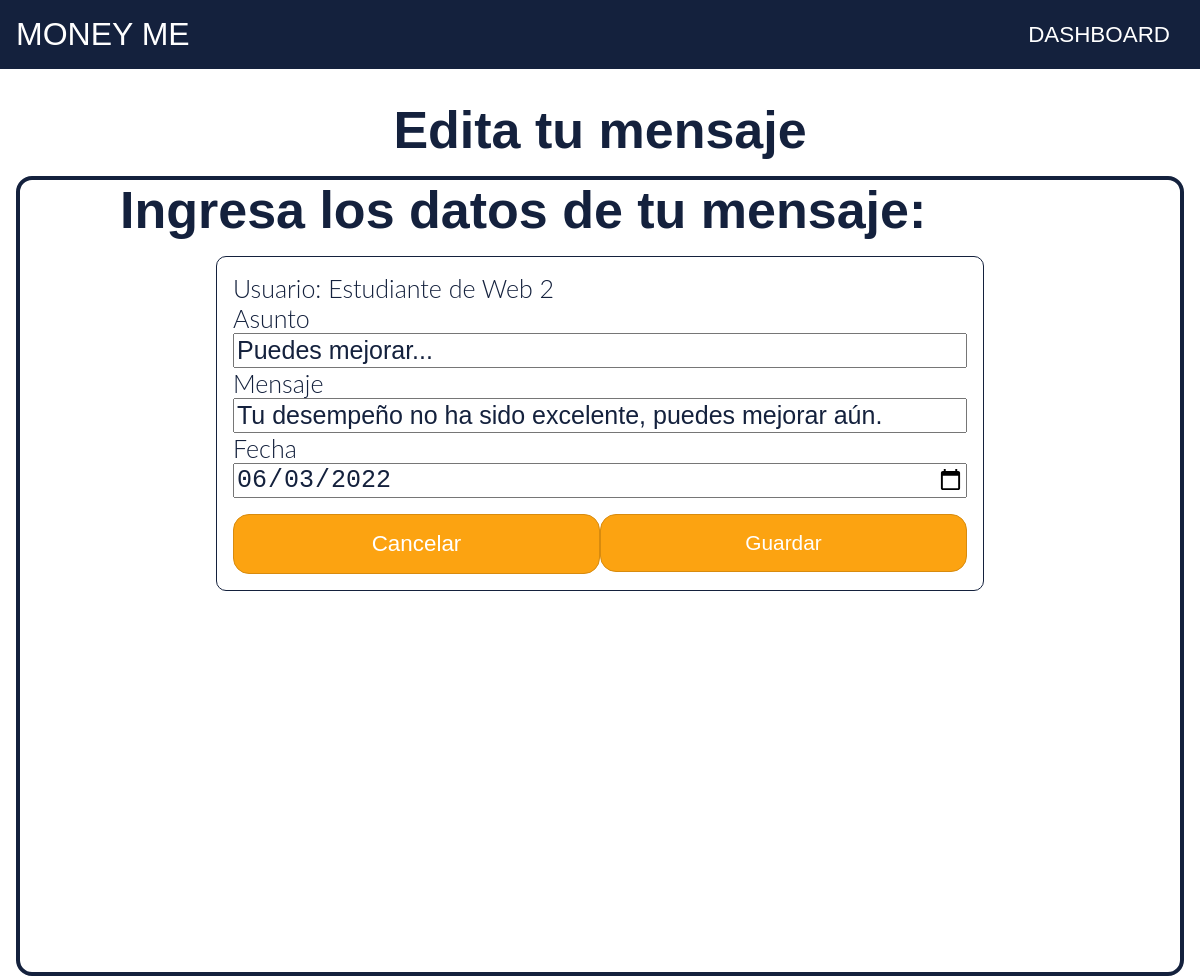
The app's page /edit-mensaje.php?id=2&user_id=2 with its own data.
### tables this page shows
CREATE TABLE `usuarios` (
  `id` int(11) NOT NULL,
  `username` varchar(35) NOT NULL,
  `password` varchar(35) NOT NULL,
  `name` varchar(35) NOT NULL,
  `type` tinyint(4) NOT NULL,
  `admin` tinyint(4) NOT NULL,
  `activo` tinyint(4) NOT NULL
);

CREATE TABLE `mensajes` (
  `id` int(11) NOT NULL,
  `asunto` varchar(35) NOT NULL,
  `mensaje` tinytext NOT NULL,
  `fecha` date NOT NULL,
  `user_id` int(11) NOT NULL,
  `activo` tinyint(4) NOT NULL
);

### edit-mensaje.php (the view, shortened to what this page needs)
<?php
$db = new Database();
$con = $db->conectar();
$id = $_GET['id'];
$user_id = $_GET['user_id'];
$activo = 1;
$query = $con->prepare("SELECT asunto, mensaje, fecha, user_id FROM mensajes WHERE id = :id AND activo=:activo");
$query->execute(['id' => $id, 'activo' => $activo]);
$num = $query->rowCount();
$control_usuarios = $con->prepare("SELECT name FROM usuarios WHERE activo=:mi_activo AND id=:mi_user AND admin = '0' ORDER BY id ASC");
$control_usuarios->execute(['mi_activo' => $activo, 'mi_user' => $user_id]);
$usuario = $control_usuarios->fetch(PDO::FETCH_ASSOC);
if ($num > 0) {
    $row = $query->fetch(PDO::FETCH_ASSOC);
} else {
    header("Location: dashboard-admin.php");
}
?>
<!DOCTYPE html>
<html lang="en">
<head>
    <link rel="stylesheet" href="style.css">
</head>
<body>
    <header>
        <nav class="navbar bg-primary">
            <div class="logo">Money Me</div>
            <ul class="nav-links">
                <div class="menu">
                    <li><a href="index.php">Dashboard</a></li>
                </div>
            </ul>
            </nav>
    </header>
    <div class="dashboard-container text-justify first">
        <h2 class="text-center color-primary">Edita tu mensaje</h2>
        <section id="form">
            <h2>Ingresa los datos de tu mensaje: </h2>
            <div class="flex" data-state="column vertical-center user-list form-adapt" >
                <div class="form-box">
                    <form class="flex" data-state="column" action="config/save/mensaje.php" method="POST" autocomplete="off">
                        <label for="asunto">Usuario: <?php echo $usuario['name']?></label>
                        <label for="asunto">Asunto</label>
                        <input type="text" id="asunto" name="asunto" value="<?php echo $row['asunto']?>" autofocus required>
                        <label for="mensaje">Mensaje</label>
                        <input type="text" id="mensaje" name="mensaje" value="<?php echo $row['mensaje']?>">
                        <label for="fecha">Fecha</label>
                        <input type="date" id="fecha" name="fecha" value="<?php echo $row['fecha']?>">
                        <div class="flex" data-state="warp">
                            <button class="btn text-center"><a  href="dashboard-admin.php">Cancelar</a></button>
                            <button class="btn text-center" type="submit">Guardar</button>
                        </div>
                    </form>
                </div>
            </div>
        </section>
    </div>
</body>
</html>

### style.css (style rules this page uses)
:root { --small-space: 16px; --big-space: 16px; --color-primary: #14213d; --color-primary-darker: rgb(1, 6, 18); --color-secondary: #fca311; --color-secondary-darker: #d88b0e; --color-gray: #7A7A7A; --color-gray-darker: #4e4e4e; --color-white: #FFFFFF; --color-white-darker: #e4e4e4; --color-warning: #ba181b; --color-warning-darker: #841517; --color-dark: #181818; --border-color: #e0e0e0; font-size: 16px; }
* { box-sizing: border-box; }
html, body, h1, h2, h3, h4, h5, h6, p, ol, ul, dl, dd, img { margin: 0; padding: 0; }
h1, h2, h3, h4, h5, h6, li, ul { font-family: 'LeagueGothic', sans-serif; color: var(--color-primary); }
label { font-size: 1.5rem; font-family: 'Lato Light', sans-serif; }
a { text-decoration: none; color: var(--color-white); }
li { list-style: none; }
h2 { font-size: 3.25rem; }
section { padding: 0px 100px; min-height: 100vh; }
body { min-height: 100vh; font-family: 'LeagueGothic', sans-serif; }
header { position:fixed; width: 100%; }
.navbar { position: fixed; width: 100%; top: 0; text-transform: uppercase; display: flex; align-items: center; justify-content: space-between; padding: var(--small-space); color: #fff; }
.nav-links a { color: #fff; }
.logo { font-size: 32px; }
.menu { display: flex; gap: 1em; font-size: 18px; }
.menu li { padding: 5px 14px; }
.text-center { text-align: center; }
.text-justify { text-align: justify; }
.flex { display: flex; }
.flex[data-state~="vertical-center"] { align-items: center; }
.flex[data-state~="column"] { flex-direction: column; }
.color-primary { color: var(--color-primary); }
.bg-primary { background-color: var(--color-primary); }
.form-box { border: 1px solid var(--color-primary); border-radius: 10px; padding: var(--small-space) var(--small-space); min-width: 80%; }
.form-box label, input { font-size: 25px; color: var(--color-primary); }
.btn { display: block; margin: auto; margin-top: var(--small-space); color: var(--color-white); padding: var(--small-space); bottom: 1.5rem; font-size: 1.3rem; background-color: var(--color-secondary); border: 1px solid var(--color-secondary-darker); border-radius: 1rem; }
.contact-form p, h2, label { color: var(--color-white); }
.dashboard-container section { margin: 16px 16px; border: 4px solid var(--color-primary); border-radius: 1rem; }
.dashboard-container { padding: 0px 0px; margin: 0px 0; height: 100vh; background-color: white; }
.dashboard-container h2 { color: var(--color-primary); margin-bottom: var(--small-space); }
.first { padding: 100px 0; }
.modal input, button, a { font-size: 1.4rem; }
button { background-color:var(--color-secondary); color: white; padding: 14px 20px; margin: 8px 0; border: none; cursor: pointer; width: 100%; border-radius: .5rem; }

### records on screen
usuarios: name "Estudiante de Web 2"
mensajes: asunto "Puedes mejorar...", mensaje "Tu desempeño no ha sido excelente, puedes mejorar aún.", fecha "06/03/2022"
